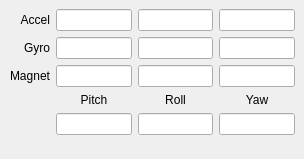
<?xml version="1.0" encoding="UTF-8"?>
<ui version="4.0">
 <class>RemoteWidget</class>
 <widget class="QWidget" name="RemoteWidget">
  <property name="geometry">
   <rect>
    <x>0</x>
    <y>0</y>
    <width>304</width>
    <height>159</height>
   </rect>
  </property>
  <property name="windowTitle">
   <string>Form</string>
  </property>
  <layout class="QGridLayout" name="gridLayout_2">
   <property name="leftMargin">
    <number>0</number>
   </property>
   <property name="topMargin">
    <number>0</number>
   </property>
   <property name="rightMargin">
    <number>0</number>
   </property>
   <property name="bottomMargin">
    <number>0</number>
   </property>
   <item row="0" column="0">
    <widget class="QWidget" name="widget_3" native="true">
     <layout class="QGridLayout" name="gridLayout">
      <item row="4" column="3">
       <widget class="QLineEdit" name="lbRoll">
        <property name="alignment">
         <set>Qt::AlignRight|Qt::AlignTrailing|Qt::AlignVCenter</set>
        </property>
        <property name="readOnly">
         <bool>true</bool>
        </property>
       </widget>
      </item>
      <item row="0" column="0">
       <widget class="QLabel" name="label_3">
        <property name="text">
         <string>Accel</string>
        </property>
        <property name="alignment">
         <set>Qt::AlignRight|Qt::AlignTrailing|Qt::AlignVCenter</set>
        </property>
       </widget>
      </item>
      <item row="1" column="2">
       <widget class="QLineEdit" name="lbGyroX">
        <property name="alignment">
         <set>Qt::AlignRight|Qt::AlignTrailing|Qt::AlignVCenter</set>
        </property>
        <property name="readOnly">
         <bool>true</bool>
        </property>
       </widget>
      </item>
      <item row="2" column="0">
       <widget class="QLabel" name="label_5">
        <property name="text">
         <string>Magnet</string>
        </property>
        <property name="alignment">
         <set>Qt::AlignRight|Qt::AlignTrailing|Qt::AlignVCenter</set>
        </property>
       </widget>
      </item>
      <item row="0" column="2">
       <widget class="QLineEdit" name="lbAccelX">
        <property name="alignment">
         <set>Qt::AlignRight|Qt::AlignTrailing|Qt::AlignVCenter</set>
        </property>
        <property name="readOnly">
         <bool>true</bool>
        </property>
       </widget>
      </item>
      <item row="2" column="4">
       <widget class="QLineEdit" name="lbMagZ">
        <property name="alignment">
         <set>Qt::AlignRight|Qt::AlignTrailing|Qt::AlignVCenter</set>
        </property>
        <property name="readOnly">
         <bool>true</bool>
        </property>
       </widget>
      </item>
      <item row="3" column="3">
       <widget class="QLabel" name="label_7">
        <property name="text">
         <string>Roll</string>
        </property>
        <property name="alignment">
         <set>Qt::AlignCenter</set>
        </property>
       </widget>
      </item>
      <item row="1" column="4">
       <widget class="QLineEdit" name="lbGyroZ">
        <property name="alignment">
         <set>Qt::AlignRight|Qt::AlignTrailing|Qt::AlignVCenter</set>
        </property>
        <property name="readOnly">
         <bool>true</bool>
        </property>
       </widget>
      </item>
      <item row="0" column="4">
       <widget class="QLineEdit" name="lbAccelZ">
        <property name="alignment">
         <set>Qt::AlignRight|Qt::AlignTrailing|Qt::AlignVCenter</set>
        </property>
        <property name="readOnly">
         <bool>true</bool>
        </property>
       </widget>
      </item>
      <item row="3" column="4">
       <widget class="QLabel" name="label_8">
        <property name="text">
         <string>Yaw</string>
        </property>
        <property name="alignment">
         <set>Qt::AlignCenter</set>
        </property>
       </widget>
      </item>
      <item row="1" column="3">
       <widget class="QLineEdit" name="lbGyroY">
        <property name="alignment">
         <set>Qt::AlignRight|Qt::AlignTrailing|Qt::AlignVCenter</set>
        </property>
        <property name="readOnly">
         <bool>true</bool>
        </property>
       </widget>
      </item>
      <item row="8" column="2">
       <spacer name="verticalSpacer">
        <property name="orientation">
         <enum>Qt::Vertical</enum>
        </property>
        <property name="sizeHint" stdset="0">
         <size>
          <width>20</width>
          <height>40</height>
         </size>
        </property>
       </spacer>
      </item>
      <item row="4" column="4">
       <widget class="QLineEdit" name="lbYaw">
        <property name="alignment">
         <set>Qt::AlignRight|Qt::AlignTrailing|Qt::AlignVCenter</set>
        </property>
        <property name="readOnly">
         <bool>true</bool>
        </property>
       </widget>
      </item>
      <item row="2" column="2">
       <widget class="QLineEdit" name="lbMagX">
        <property name="alignment">
         <set>Qt::AlignRight|Qt::AlignTrailing|Qt::AlignVCenter</set>
        </property>
        <property name="readOnly">
         <bool>true</bool>
        </property>
       </widget>
      </item>
      <item row="0" column="3">
       <widget class="QLineEdit" name="lbAccelY">
        <property name="alignment">
         <set>Qt::AlignRight|Qt::AlignTrailing|Qt::AlignVCenter</set>
        </property>
        <property name="readOnly">
         <bool>true</bool>
        </property>
       </widget>
      </item>
      <item row="2" column="3">
       <widget class="QLineEdit" name="lbMagY">
        <property name="alignment">
         <set>Qt::AlignRight|Qt::AlignTrailing|Qt::AlignVCenter</set>
        </property>
        <property name="readOnly">
         <bool>true</bool>
        </property>
       </widget>
      </item>
      <item row="1" column="0">
       <widget class="QLabel" name="label_4">
        <property name="text">
         <string>Gyro</string>
        </property>
        <property name="alignment">
         <set>Qt::AlignRight|Qt::AlignTrailing|Qt::AlignVCenter</set>
        </property>
       </widget>
      </item>
      <item row="3" column="2">
       <widget class="QLabel" name="label_6">
        <property name="text">
         <string>Pitch</string>
        </property>
        <property name="alignment">
         <set>Qt::AlignCenter</set>
        </property>
       </widget>
      </item>
      <item row="4" column="2">
       <widget class="QLineEdit" name="lbPitch">
        <property name="alignment">
         <set>Qt::AlignRight|Qt::AlignTrailing|Qt::AlignVCenter</set>
        </property>
        <property name="readOnly">
         <bool>true</bool>
        </property>
       </widget>
      </item>
     </layout>
    </widget>
   </item>
  </layout>
 </widget>
 <resources/>
 <connections/>
</ui>
